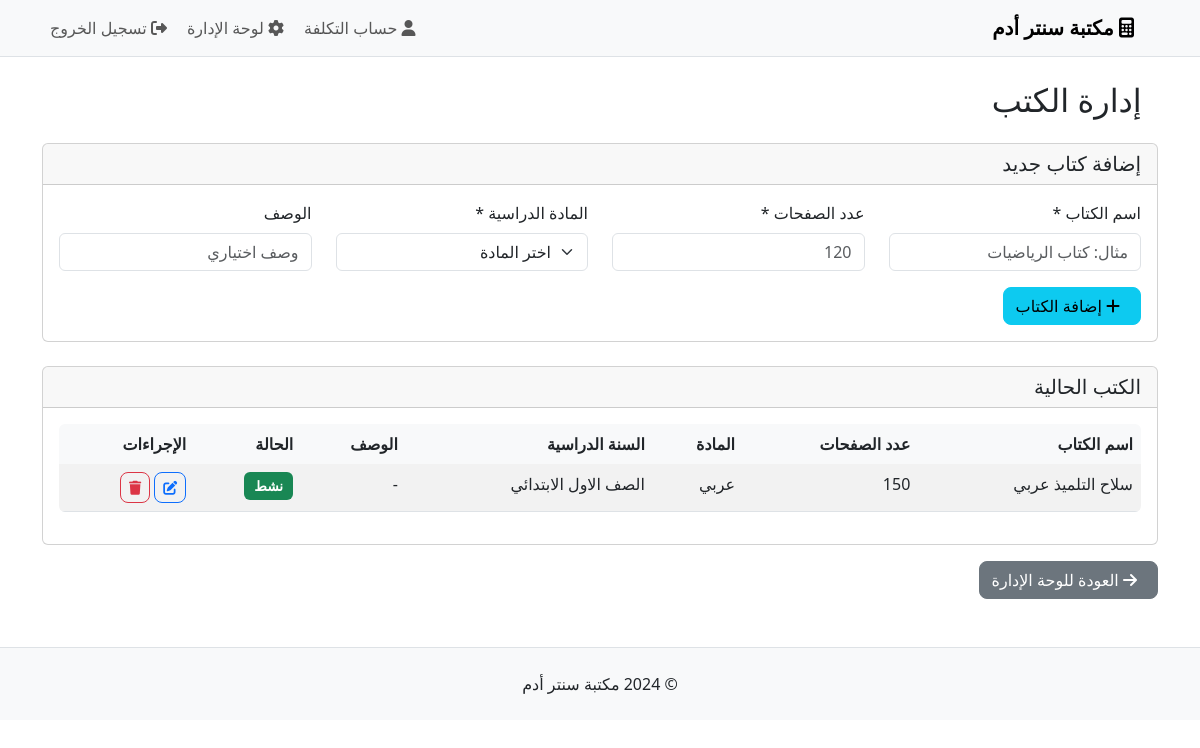
Screenshot of /admin/books (signed in) with the database file from the repository.
### models.py (models this page shows, shortened)
class Book(db.Model):
    __tablename__ = 'books'
    id = Column(Integer, primary_key=True)
    name = Column(String(200), nullable=False)
    page_count = Column(Integer, nullable=False)
    description = Column(Text)
    is_active = Column(Boolean, default=True)
    subject_id = Column(Integer, ForeignKey('subjects.id'), nullable=False)

class Subject(db.Model):
    __tablename__ = 'subjects'
    id = Column(Integer, primary_key=True)
    name = Column(String(100), nullable=False)
    description = Column(Text)
    is_active = Column(Boolean, default=True)
    year_id = Column(Integer, ForeignKey('academic_years.id'), nullable=False)
    books = relationship('Book', backref='subject', lazy=True, cascade='all, delete-orphan')

class AcademicYear(db.Model):
    __tablename__ = 'academic_years'
    id = Column(Integer, primary_key=True)
    name = Column(String(100), nullable=False, unique=True)
    description = Column(Text)
    is_active = Column(Boolean, default=True)
    subjects = relationship('Subject', backref='academic_year', lazy=True, cascade='all, delete-orphan')

### routes.py (the view)
@app.route('/admin/books')
@admin_required
def admin_books():
    books = Book.query.join(Subject).join(AcademicYear).all()
    subjects = Subject.query.filter_by(is_active=True).all()
    return render_template('admin/books.html', books=books, subjects=subjects)

### routes.py (called while the page is built)
def admin_required(f):
    @wraps(f)
    def decorated_function(*args, **kwargs):
        if not session.get('admin_logged_in'):
            flash('يجب تسجيل الدخول للوصول لهذه الصفحة', 'error')
            return redirect(url_for('admin_login'))
        if not is_admin():
            flash('ليس لديك صلاحية للوصول لهذه الصفحة. مخصصة للمدير فقط.', 'error')
            return redirect(url_for('employee_dashboard'))
        return f(*args, **kwargs)
    return decorated_function

def is_admin():
    employee_id = session.get('employee_id')
    if employee_id:
        employee = Employee.query.get(employee_id)
        return employee and employee.username == 'admin'
    return False

### templates/admin/books.html (shortened to what this page needs)
{% extends "base.html" %}
{% block content %}
<div class="row">
    <div class="col-12">
        <h2 class="mb-4">
            إدارة الكتب
        </h2>
    </div>
</div>
<div class="row mb-4">
    <div class="col-12">
        <div class="card">
            <div class="card-header">
                <h5 class="mb-0">إضافة كتاب جديد</h5>
            </div>
            <div class="card-body">
                <form method="POST" action="{{ url_for('add_book') }}">
                    <div class="row">
                        <div class="col-md-3 mb-3">
                            <label for="name" class="form-label">اسم الكتاب *</label>
                            <input type="text" class="form-control" id="name" name="name" required
                                   placeholder="مثال: كتاب الرياضيات">
                        </div>
                        <div class="col-md-3 mb-3">
                            <label for="page_count" class="form-label">عدد الصفحات *</label>
                            <input type="number" class="form-control" id="page_count" name="page_count" required
                                   min="1" placeholder="120">
                        </div>
                        <div class="col-md-3 mb-3">
                            <label for="subject_id" class="form-label">المادة الدراسية *</label>
                            <select class="form-select" id="subject_id" name="subject_id" required>
                                <option value="">اختر المادة</option>
                            </select>
                        </div>
                        <div class="col-md-3 mb-3">
                            <label for="description" class="form-label">الوصف</label>
                            <input type="text" class="form-control" id="description" name="description"
                                   placeholder="وصف اختياري">
                        </div>
                    </div>
                    <button type="submit" class="btn btn-info">
                        <i class="fas fa-plus me-2"></i>
                        إضافة الكتاب
                    </button>
                </form>
            </div>
        </div>
    </div>
</div>
<div class="row">
    <div class="col-12">
        <div class="card">
            <div class="card-header">
                <h5 class="mb-0">الكتب الحالية</h5>
            </div>
            <div class="card-body">
                {% if books %}
                    <div class="table-responsive">
                        <table class="table table-striped">
                            <thead>
                                <tr>
                                    <th>اسم الكتاب</th>
                                    <th>عدد الصفحات</th>
                                    <th>المادة</th>
                                    <th>السنة الدراسية</th>
                                    <th>الوصف</th>
                                    <th>الحالة</th>
                                    <th>الإجراءات</th>
                                </tr>
                            </thead>
                            <tbody>
                                {% for book in books %}
                                <tr>
                                    <td>{{ book.name }}</td>
                                    <td>{{ book.page_count }}</td>
                                    <td>{{ book.subject.name }}</td>
                                    <td>{{ book.subject.academic_year.name }}</td>
                                    <td>{{ book.description or '-' }}</td>
                                    <td>
                                        <span class="badge bg-{{ 'success' if book.is_active else 'secondary' }}">
                                            {{ 'نشط' if book.is_active else 'غير نشط' }}
                                        </span>
                                    </td>
                                    <td>
                                        <button type="button" class="btn btn-sm btn-outline-primary"
                                                data-bs-toggle="modal" data-bs-target="#editModal{{ book.id }}">
                                            <i class="fas fa-edit"></i>
                                        </button>
                                        <button type="button" class="btn btn-sm btn-outline-danger"
                                                data-bs-toggle="modal" data-bs-target="#deleteModal{{ book.id }}">
                                            <i class="fas fa-trash"></i>
                                        </button>
                                    </td>
                                </tr>
                                {% endfor %}
                            </tbody>
                        </table>
                    </div>
                {% endif %}
            </div>
        </div>
    </div>
</div>
<div class="mt-3">
    <a href="{{ url_for('admin_dashboard') }}" class="btn btn-secondary">
        <i class="fas fa-arrow-right me-2"></i>
        العودة للوحة الإدارة
    </a>
</div>
{% endblock %}

### static/css/style.css (style rules this page uses)
body { font-family: 'Segoe UI', Tahoma, Geneva, Verdana, sans-serif; background-color: #ffffff; color: #212529; }
[dir="rtl"] { text-align: right; }
.card { transition: all 0.3s ease; }
.btn { border-radius: 8px; font-weight: 500; }
.table { border-radius: 0.375rem; overflow: hidden; }
.table th { background-color: #f8f9fa; border: none; font-weight: 600; color: #212529; }
.badge { font-size: 0.85em; padding: 0.5em 0.75em; }

### rows the page displays
Book: name "سلاح التلميذ عربي", page_count "150", subject.name "عربي", subject.academic_year.name "الصف الاول الابتدائي", description "-", is_active "نشط"
